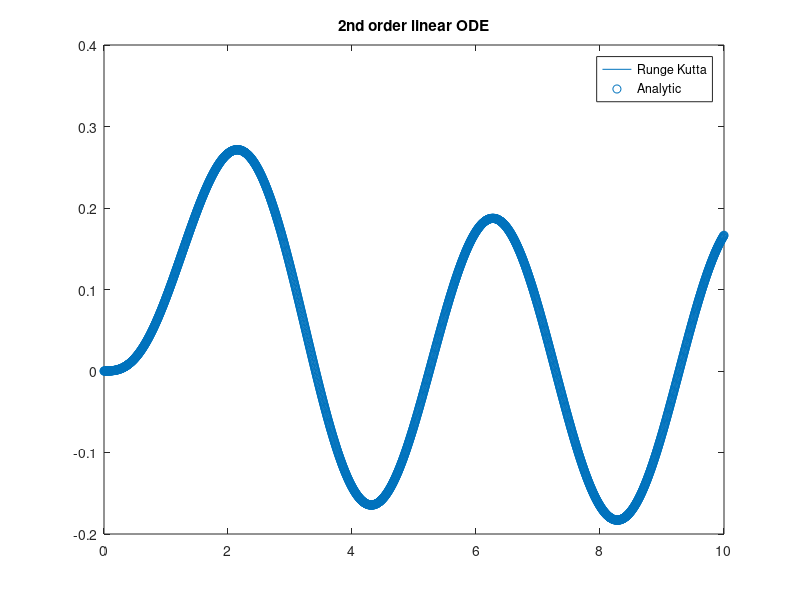

Recreate this plot in MATLAB.
%Elise Jortberg
%Homework 5 PHYS 4606
%Runge Kutta v Analytic Solutions for 2nd order linear ODE

h = 0.005; %step size
x=[0:h:10];
y = zeros(1, length(x));
g = zeros(1, length(x));
Y= zeros(2, length(x));

for i=1:(length(x)-1)
    k0 = h*[g(i); x(i)*exp(-x(i)) - ((pi^2)/4)*y(i)];
    k1 = h*[(g(i)+k0(2)/2); (x(i)+(h/2))*exp(-x(i)-(h/2)) - ((pi^2)/4)*(y(i)+(k0(1)/2))];
    k2 = h*[(g(i)+k1(2)/2); (x(i)+(h/2))*exp(-x(i)-(h/2)) - ((pi^2)/4)*(y(i)+(k1(1)/2))];
    k3 = h*[(g(i)+k2(2)); (x(i)+(h))*exp(-x(i)-(h)) - ((pi^2)/4)*(y(i)+(k2(1)))];
    
    y(i+1) = y(i)+(1/6)*(k0(1) + 2*k1(1) + 2*k2(1) + k3(1));
    g(i+1) = g(i)+(1/6)*(k0(2) + 2*k1(2) + 2*k2(2) + k3(2));
end
 

%Part II, solve for analytic solution found in #2 and compare
y2= zeros(1, length(x));
denominator = pi*((4+(pi^2))^2);

for i =1:length(x)
    num1 = 4*exp(-x(i));
    num2 = pi*(x(i)*(4+(pi^2))+8) - 2*((pi^2)-4)*exp(x(i))*sin(pi*x(i)/2) - 8*pi*exp(x(i))*cos(pi*x(i)/2);
    numerator = num1*num2;
    y2(i) = numerator/denominator;
end

%Please zoom in on plot to see both. They overlap exactly
figure; 
plot(x, y); hold on,
scatter(x, y2); legend('Runge Kutta', 'Analytic'); title('2nd order linear ODE')